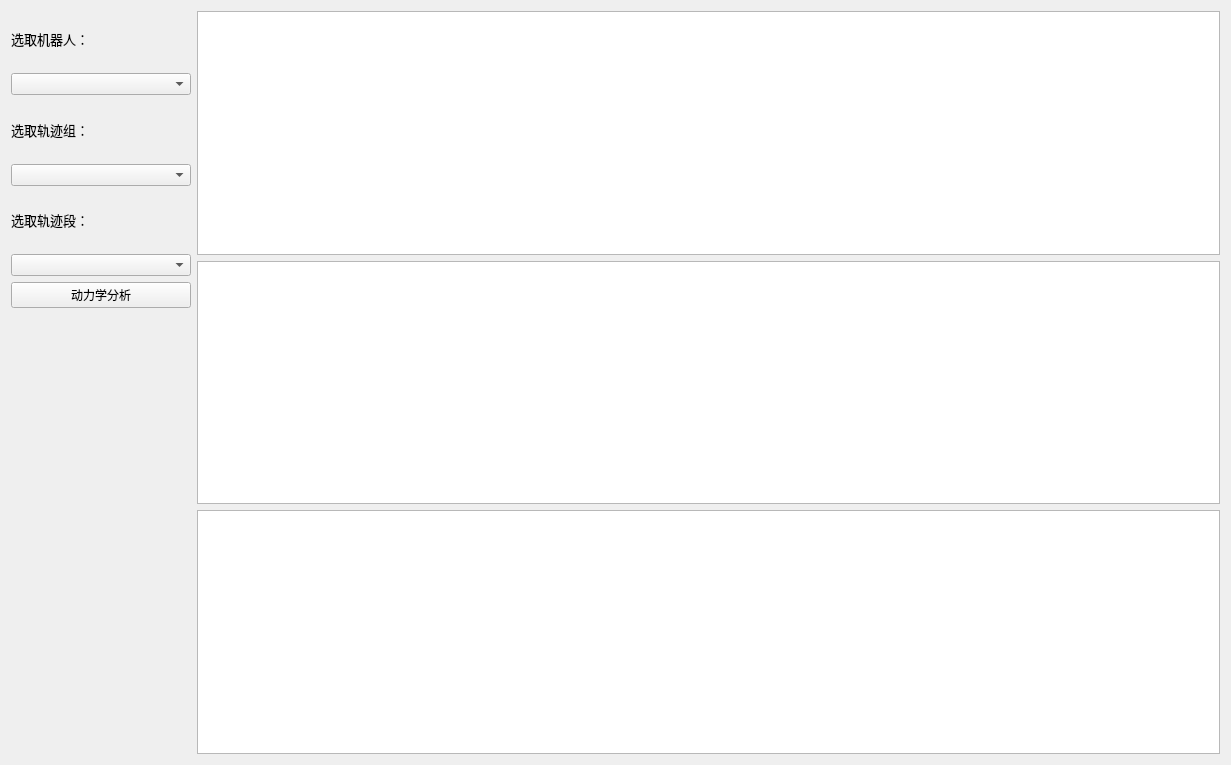
<?xml version="1.0" encoding="UTF-8"?>
<ui version="4.0">
 <class>kinetic_analysisClass</class>
 <widget class="QWidget" name="kinetic_analysisClass">
  <property name="geometry">
   <rect>
    <x>0</x>
    <y>0</y>
    <width>1231</width>
    <height>765</height>
   </rect>
  </property>
  <property name="windowTitle">
   <string>kinetic_analysis</string>
  </property>
  <layout class="QGridLayout" name="gridLayout" columnstretch="3,17">
   <item row="0" column="0">
    <layout class="QVBoxLayout" name="verticalLayout_3" stretch="4,6">
     <item>
      <layout class="QVBoxLayout" name="verticalLayout_2">
       <item>
        <widget class="QLabel" name="label_2">
         <property name="font">
          <font>
           <family>AcadEref</family>
           <pointsize>10</pointsize>
          </font>
         </property>
         <property name="text">
          <string>选取机器人：</string>
         </property>
        </widget>
       </item>
       <item>
        <widget class="QComboBox" name="comboBox_1"/>
       </item>
       <item>
        <widget class="QLabel" name="label_3">
         <property name="font">
          <font>
           <family>AcadEref</family>
           <pointsize>10</pointsize>
          </font>
         </property>
         <property name="text">
          <string>选取轨迹组：</string>
         </property>
        </widget>
       </item>
       <item>
        <widget class="QComboBox" name="comboBox_2"/>
       </item>
       <item>
        <widget class="QLabel" name="label_4">
         <property name="font">
          <font>
           <family>AcadEref</family>
           <pointsize>10</pointsize>
          </font>
         </property>
         <property name="text">
          <string>选取轨迹段：</string>
         </property>
        </widget>
       </item>
       <item>
        <widget class="QComboBox" name="comboBox_3"/>
       </item>
       <item>
        <widget class="QPushButton" name="pushButton_1">
         <property name="text">
          <string>动力学分析</string>
         </property>
        </widget>
       </item>
      </layout>
     </item>
     <item>
      <spacer name="verticalSpacer">
       <property name="orientation">
        <enum>Qt::Vertical</enum>
       </property>
       <property name="sizeHint" stdset="0">
        <size>
         <width>20</width>
         <height>40</height>
        </size>
       </property>
      </spacer>
     </item>
    </layout>
   </item>
   <item row="0" column="1">
    <layout class="QVBoxLayout" name="verticalLayout">
     <item>
      <widget class="QChartView" name="angle"/>
     </item>
     <item>
      <widget class="QChartView" name="speed"/>
     </item>
     <item>
      <widget class="QChartView" name="acceleration"/>
     </item>
    </layout>
   </item>
  </layout>
 </widget>
 <layoutdefault spacing="6" margin="11"/>
 <customwidgets>
  <customwidget>
   <class>QChartView</class>
   <extends>QGraphicsView</extends>
   <header location="global">qchartview.h</header>
  </customwidget>
 </customwidgets>
 <resources/>
 <connections/>
</ui>
